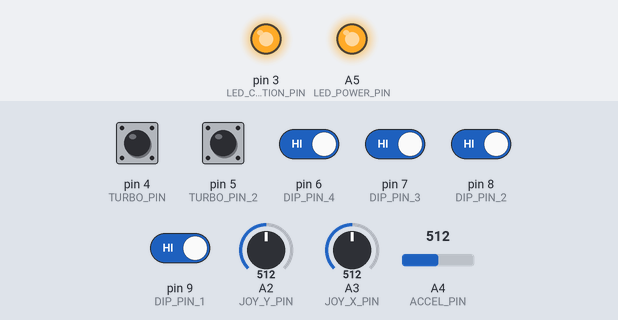
Simulated run of this sketch. Board: Arduino Uno, built with avr-gcc and run on an emulated ATmega328P. On the bench: output pins drawn as LEDs (lit = HIGH). The test bench sets the inputs (shaded band); at power-on: pin 4 (TURBO_PIN), pin 5 (TURBO_PIN_2), pin 6 (DIP_PIN_4), pin 7 (DIP_PIN_3), pin 8 (DIP_PIN_2), pin 9 (DIP_PIN_1) HIGH, A2 (JOY_Y_PIN) = 512, A3 (JOY_X_PIN) = 512, A4 (ACCEL_PIN) = 512. No radio packets arrive unless stated; pins used as bus, display or sensor lines are not drawn; what the sketch prints to the serial monitor is not drawn.

Above: at 0.1 s.
Timing chart, 0 to 1.6 s (numbered marks = the images above):
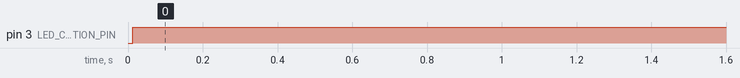

Measured:
- by itself, pin 3 (LED_CONNECTION_PIN): LOW → HIGH at 0.01 s

The sketch:

RemoteControl.ino
```cpp
//Transmitter.ino
//#include <SPI.h>
#include <RF24.h>

#define IRQ_PIN		2
#define CE_PIN		A0
#define CSN_PIN		10

#define LED_CONNECTION_PIN	3
#define LED_TURBO_PIN 0
#define LED_POWER_PIN A5

#define RADIO_UPDATE_FREQUENCY_HZ	100
#define RADIO_UPDATE_PERIOD_US		1000000 / RADIO_UPDATE_FREQUENCY_HZ
#define LED_BLINK_HALF_PERIOD_MS	350
#define TURBO_LED_BLINK_HALF_PERIOD_MS 100

#define TURBO_ACTIVE_DURATION_MS   3000
#define TURBO_RECHARGE_DURATION_MS 3000

#define MASK_DIR_RIGHT	0b00000001
#define MASK_DIR_LEFT	  0b00000010
#define MASK_TURBO		  0b00000100

#define DIP_PIN_1 9
#define DIP_PIN_2 8
#define DIP_PIN_3 7
#define DIP_PIN_4 6

#define JOY_X_PIN A3
#define JOY_Y_PIN A2
#define ACCEL_PIN A4
#define TURBO_PIN 4
#define TURBO_PIN_2 5

typedef struct {
	uint8_t	right_speed;
	uint8_t	left_speed;
	uint8_t	bits_params;
} packet_t;

enum TurboState {
	disabled,
	active,
	recharging
};


// Instantiate an object for the nRF24L01 transceiver
RF24 radio(CE_PIN, CSN_PIN);

uint8_t address_transmitter[6] = "Rem00";
uint8_t address_receiver[6] = "Rob00";
uint8_t selected_channel;	// From 0 to 16

bool connected = false;
bool led_state = false;
uint32_t last_led_blink_ms;

float right_speed;
float left_speed;
TurboState turbo_state = disabled;
uint32_t turbo_active_start_ms;
uint32_t turbo_recharge_start_ms;

volatile uint32_t last_radio_update_us;

uint8_t get_dip_switches_selection();
void interruptHandler();

void setup() {
	Serial.begin(115200);

	// Initialize the transceiver on the SPI bus
	if (!radio.begin()) {
		Serial.println(F("Radio hardware is not responding!"));
		while (1) {} // Hold in infinite loop; Maybe put a red led blinking
	}

	pinMode(LED_CONNECTION_PIN, OUTPUT);
	pinMode(LED_TURBO_PIN, OUTPUT);
	pinMode(LED_POWER_PIN, OUTPUT);

	digitalWrite(LED_POWER_PIN, HIGH);

  // Initialize the DIP switch pins
  pinMode(DIP_PIN_1, INPUT_PULLUP);
  pinMode(DIP_PIN_2, INPUT_PULLUP);
  pinMode(DIP_PIN_3, INPUT_PULLUP);
  pinMode(DIP_PIN_4, INPUT_PULLUP);

	// Initialize the turbo button
	// Here we only use one of them, but we could require the user to press both to activate the turbo.
	pinMode(TURBO_PIN, INPUT_PULLUP);
	pinMode(TURBO_PIN_2, INPUT_PULLUP);

	// Configure interrupt
	// pinMode(IRQ_PIN, INPUT);
	// attachInterrupt(digitalPinToInterrupt(IRQ_PIN), interruptHandler, FALLING);

	// Get selected channel from the dip switches
	selected_channel = get_dip_switches_selection();

	// 126 1MHz radio channels available: from 0 to 126 == 2400MHz to 2526MHz
	radio.setChannel(80 + 3 * selected_channel);	// Range: 2480;2483;2486;2489;2492;...;2525 MHz
	radio.setPALevel(RF24_PA_HIGH);
	radio.setDataRate(RF24_250KBPS);
	radio.setPayloadSize(sizeof(packet_t));

	// Radio address = "Rem"+str(selected_channel) and "Rob"+str(selected_channel) (ex: "Rem07")
	address_transmitter[4] = address_receiver[4] = '0' + (selected_channel / 10) % 10;		// Tens digit
	address_transmitter[5] = address_receiver[5] = '0' + selected_channel % 10;			// Unit digit

	// Open writing pipe on the receiver address
	radio.openWritingPipe(address_receiver);	// always uses pipe 0

	// Open reading pipe on the transmitter address
	radio.openReadingPipe(1, address_transmitter);	// using pipe 1
}

void loop() {
	// 1) Read inputs
	/* SERIAL DEBUG */
	// if (Serial.available()) {
	// 	uint8_t cmd = Serial.read();
	// 	switch (cmd) {
	// 		case 'T':
	// 			turbo_ON ^= 1;
	// 			Serial.println(turbo_ON ? "Turbo ON !": "Turbo OFF");
	// 			break;
	// 		case 'R':
	// 			right_speed = Serial.parseFloat();
	// 			Serial.println(right_speed);
	// 			break;
	// 		case 'L':
	// 			left_speed = Serial.parseFloat();
	// 			Serial.println(left_speed);
	// 			break;
	// 		default:
	// 			// Fault: empty Rx buffer
	// 			while(Serial.available()) Serial.read();
	// 	}
	// }
	/* END SERIAL DEBUG */

  /* START READ JOYSTICKS */
  int rawJoyX = analogRead(JOY_X_PIN);
  int rawJoyY = analogRead(JOY_Y_PIN);
  int rawAccl = analogRead(ACCEL_PIN);

  float joyX_unnormalized = remap_with_deadzone(rawJoyX, 1023, 0, -1, 1, 0.1f);
  float joyY_unnormalized = remap_with_deadzone(rawJoyY, 0, 1023, -1, 1, 0.1f);

  float joy_modulus = sqrtf(joyX_unnormalized * joyX_unnormalized + joyY_unnormalized * joyY_unnormalized);

  float joyX = joyX_unnormalized / joy_modulus;
  float joyY = joyY_unnormalized / joy_modulus;

  float accl = remap_with_deadzone(rawAccl, 1023, 0, 0, 1, 0.1f);
  bool turbo_btn_state = !digitalRead(TURBO_PIN) or !digitalRead(TURBO_PIN_2);

  left_speed  = constrain( joyX + joyY, -1, 1) * accl;
  right_speed = constrain(-joyX + joyY, -1, 1) * accl;
  /* END READ JOYSTICKS */

	// 2) Blink the connection status LED (green) if not connected
	if (!connected && millis() - last_led_blink_ms > LED_BLINK_HALF_PERIOD_MS) {
		last_led_blink_ms = millis();
		digitalWrite(LED_CONNECTION_PIN, led_state ^= 1);
	}

	if(connected) digitalWrite(LED_CONNECTION_PIN, HIGH); // Not efficient

	// 3) Determine if the turbo should be active, recharging or disabled
	switch (turbo_state)
	{
	case disabled:
		digitalWrite(LED_TURBO_PIN, HIGH);


		if(turbo_btn_state){
			turbo_state = active;
			turbo_active_start_ms = millis();
		}
		break;
	case active:
		digitalWrite(LED_TURBO_PIN, (millis() - turbo_recharge_start_ms) % (2*TURBO_LED_BLINK_HALF_PERIOD_MS) > TURBO_LED_BLINK_HALF_PERIOD_MS);

		if(millis() - turbo_active_start_ms > TURBO_ACTIVE_DURATION_MS){
			turbo_state = recharging;
			turbo_recharge_start_ms = millis(); // We could also do turbo_active_start_ms + TURBO_ACTIVE_DURATION
		}
		break;
	case recharging:
		digitalWrite(LED_TURBO_PIN, LOW);
		if(millis() - turbo_recharge_start_ms > TURBO_RECHARGE_DURATION_MS){
			turbo_state = disabled;
		}
		break;
	default:
		break;
	}

	// 4) Periodically send the speeds' informations through radio
	if (micros() - last_radio_update_us > RADIO_UPDATE_PERIOD_US) {
		last_radio_update_us = micros();

		packet_t spd_data = {0, 0, 0};

		if (right_speed >= 0)
			spd_data.bits_params |= MASK_DIR_RIGHT;
		if (left_speed >= 0)
			spd_data.bits_params |= MASK_DIR_LEFT;
		if (turbo_state == active)
			spd_data.bits_params |= MASK_TURBO;

		spd_data.right_speed = abs(right_speed) * 255;
		spd_data.left_speed = abs(left_speed) * 255;

		connected = radio.write(&spd_data, sizeof(packet_t));
	}
}

uint8_t get_dip_switches_selection() {
	uint8_t dip_value = 0;
  dip_value |= digitalRead(DIP_PIN_1) << 0;
  dip_value |= digitalRead(DIP_PIN_2) << 1;
  dip_value |= digitalRead(DIP_PIN_3) << 2;
  dip_value |= digitalRead(DIP_PIN_4) << 3;
  Serial.println(dip_value);
	return dip_value;
}

// void interruptHandler() {
// 	bool tx_ds, tx_df, rx_dr;					// declare variables for IRQ masks
// 	radio.whatHappened(tx_ds, tx_df, rx_dr);	// get values for IRQ masks

// 	if (tx_ds) {
// 		connected = true;
// 		// digitalWrite(LED_CONNECTION_PIN, HIGH);
// 	}
// 	if (tx_df)
// 		connected = false;
// }

// A version of "map()" for floats.
float mapf(float x, float in_min, float in_max, float out_min, float out_max){
  return (x - in_min) * (out_max - out_min) / (in_max - in_min) + out_min;
}

// Maps the first range to the second range, with an added deadzone from -deadzone to +deadzone.
float remap_with_deadzone(float value, float from_lower, float from_upper, float to_lower, float to_upper, float deadzone){

  // Remap the the value from the first range to the second range.
  float remapped_value = mapf(value, from_lower, from_upper, to_lower, to_upper);

  // Remap the ranges on either side of the deadzone to start from 0 on the edge of the deadzone.
  if(remapped_value >  deadzone) return mapf(remapped_value,  deadzone, 1.0f, 0.0f, 1.0f);
  if(remapped_value < -deadzone) return mapf(remapped_value, -1.0f, -deadzone, -1.0f, 0.0f);

  // If the value is within the deadzone, return 0
  return 0.0f;
}
```
